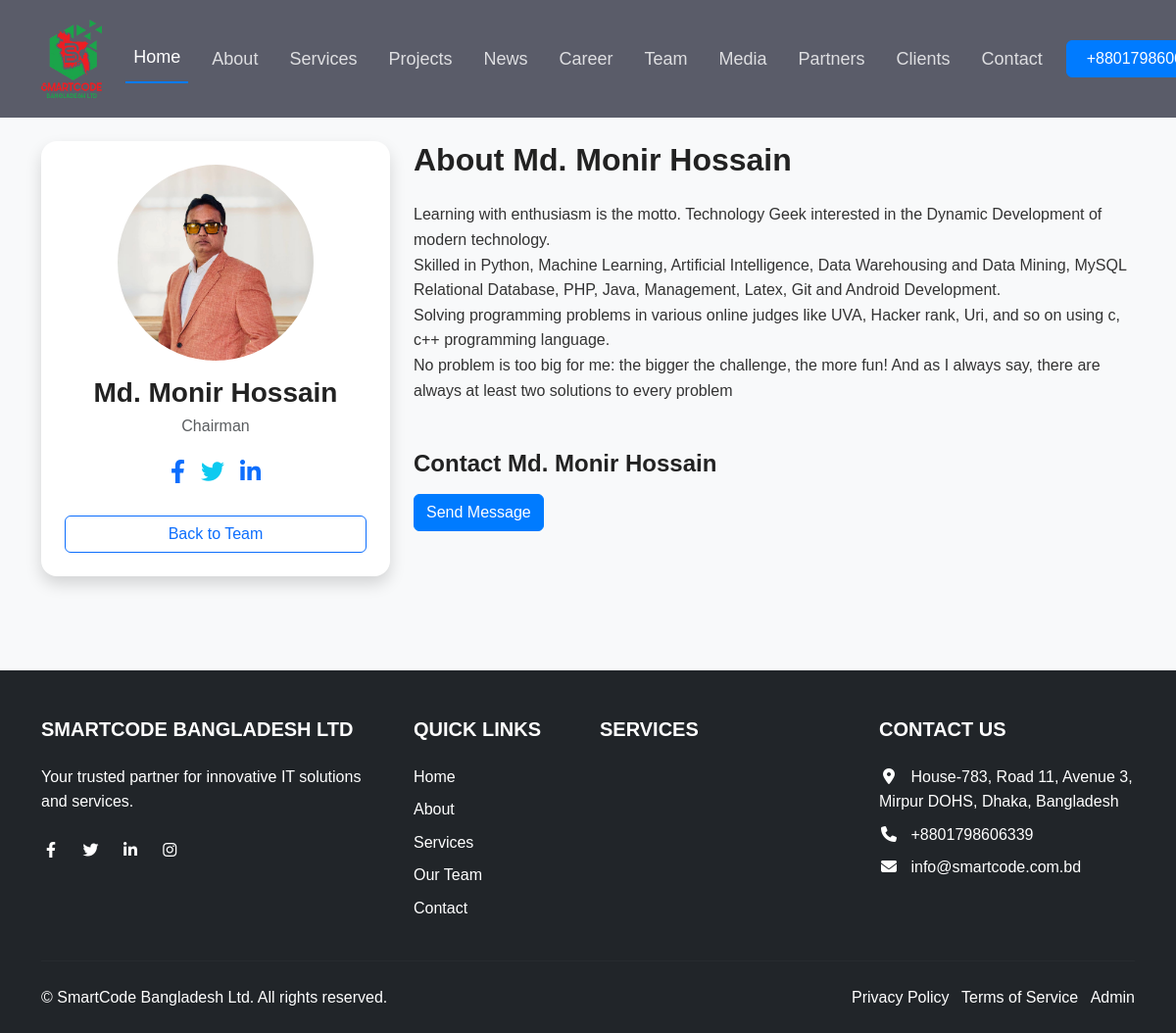
The app's page /team/1/ with its own data.
### website/models.py (models this page shows, shortened)
class SiteSetting(models.Model):
    site_name = models.CharField(max_length=200)
    logo = models.ImageField(upload_to='site/')
    favicon = models.ImageField(upload_to='site/')
    primary_color = ColorField(default='#4e73df')
    secondary_color = ColorField(default='#1cc88a')
    dark_color = ColorField(default='#5a5c69')
    light_color = ColorField(default='#f8f9fc')

class TeamMember(models.Model):
    name = models.CharField(max_length=200)
    position = models.CharField(max_length=200)
    bio = models.TextField()
    image = models.ImageField(upload_to='team/')
    facebook = models.URLField(blank=True)
    twitter = models.URLField(blank=True)
    linkedin = models.URLField(blank=True)
    order = models.PositiveIntegerField(default=0)
    class Meta:
        ordering = ['order']

### website/views.py (the view)
# urls.py: path('team/<int:member_id>/', views.team_member_detail, name='team_member_detail'),
def team_member_detail(request, member_id):
    member = get_object_or_404(TeamMember, id=member_id)
    context = {
        'settings': SiteSetting.objects.first(),
        'member': member,
        'sections': {section.section_name: section for section in PageSection.objects.all()},
    }
    return render(request, 'team_member_detail.html', context)

### templates/team_member_detail.html
{% extends 'base.html' %}
{% load static %}
{% block content %}
<section class="py-5 bg-light mt-5">
    <div class="container py-5">
        <div class="row">
            <div class="col-lg-4 mb-4 mb-lg-0">
                <div class="card shadow border-0 text-center">
                    <div class="card-body p-4">
                        <img src="{{ member.image.url }}"
                             class="img-fluid rounded-circle mb-3"
                             alt="{{ member.name }}"
                             style="width: 200px; height: 200px; object-fit: cover;">
                        <h3 class="mb-1">{{ member.name }}</h3>
                        <p class="text-muted mb-3">{{ member.position }}</p>
                        <div class="d-flex justify-content-center gap-3 mb-4">
                            {% if member.facebook %}
                            <a href="{{ member.facebook }}" target="_blank" rel="noopener noreferrer" class="text-primary fs-4"><i class="fab fa-facebook-f"></i></a>
                            {% endif %}
                            {% if member.twitter %}
                            <a href="{{ member.twitter }}" target="_blank" rel="noopener noreferrer" class="text-info fs-4"><i class="fab fa-twitter"></i></a>
                            {% endif %}
                            {% if member.linkedin %}
                            <a href="{{ member.linkedin }}" target="_blank" rel="noopener noreferrer" class="text-primary fs-4"><i class="fab fa-linkedin-in"></i></a>
                            {% endif %}
                        </div>
                        <a href="#team" class="btn btn-outline-primary w-100">Back to Team</a>
                    </div>
                </div>
            </div>
            <div class="col-lg-8">
                <h2 class="mb-4">About {{ member.name }}</h2>
                <div class="member-bio">
                    {{ member.bio|linebreaks }}
                </div>
                <div class="mt-5">
                    <h4 class="mb-3">Contact {{ member.name }}</h4>
                    <a href="#contact" class="btn btn-primary">Send Message</a>
                </div>
            </div>
        </div>
    </div>
</section>
{% endblock %}

### templates/navbar.html (shortened to what this page needs)
{% load static %}
<nav class="navbar navbar-expand-lg navbar-dark bg-dark fixed-top">
    <div class="container">
        <a class="navbar-brand" href="{% url 'home' %}">
            {% if settings.logo %}
                <img src="{{ settings.logo.url }}" alt="{{ settings.site_name }}" height="80">
            {% else %}
                {{ settings.site_name }}
            {% endif %}
        </a>
        <div class="collapse navbar-collapse" id="navbarNav">
            <ul class="navbar-nav me-auto">
                <li class="nav-item">
                    <a class="nav-link active navfont" href="/">Home</a>
                </li>
                {% if sections.about.show_section %}
                <li class="nav-item">
                    <a class="nav-link navfont" href="#about">About</a>
                </li>
                {% endif %}
                {% if sections.services.show_section %}
                <li class="nav-item">
                    <a class="nav-link navfont" href="#services">Services</a>
                </li>
                {% endif %}
                {% if sections.projects.show_section %}
                <li class="nav-item">
                    <a class="nav-link navfont" href="#projects">Projects</a>
                </li>
                {% endif %}
                {% if sections.news.show_section %}
                <li class="nav-item">
                    <a class="nav-link navfont" href="#news">News</a>
                </li>
                {% endif %}
                {% if sections.career.show_section %}
                <li class="nav-item">
                    <a class="nav-link navfont" href="#career">Career</a>
                </li>
                {% endif %}
                {% if sections.team.show_section %}
                <li class="nav-item">
                    <a class="nav-link navfont" href="#team">Team</a>
                </li>
                {% endif %}
                {% if sections.media.show_section %}
                <li class="nav-item">
                    <a class="nav-link navfont" href="#media">Media</a>
                </li>
                {% endif %}
                {% if sections.partners.show_section %}
                <li class="nav-item">
                    <a class="nav-link navfont" href="#partners">Partners</a>
                </li>
                {% endif %}
                {% if sections.clients.show_section %}
                <li class="nav-item">
                    <a class="nav-link navfont" href="#clients">Clients</a>
                </li>
                {% endif %}
                {% if sections.contact.show_section %}
                <li class="nav-item">
                    <a class="nav-link navfont" href="#contact">Contact</a>
                </li>
                {% endif %}
            </ul>
            <div class="d-flex">
                <a href="tel:{{ settings.phone_number|default:'+8801798606339' }}" class="btn btn-primary ms-2 contact-btn">
                    <span class="d-none d-lg-inline">{{ settings.phone_number|default:'+8801798606339' }}</span>
                </a>
            </div>
        </div>
    </div>
</nav>

### templates/footer.html (shortened to what this page needs)
{% load static %}
<footer class="bg-dark text-white pt-5 pb-4">
    <div class="container">
        <div class="row">
            <div class="col-lg-4 col-md-6 mb-4 mb-md-0">
                <h5 class="text-uppercase mb-4">{{ settings.site_name }}</h5>
                <p>Your trusted partner for innovative IT solutions and services.</p>
                <div class="mt-4">
                    <a href="#" class="text-white me-3"><i class="fab fa-facebook-f"></i></a>
                    <a href="#" class="text-white me-3"><i class="fab fa-twitter"></i></a>
                    <a href="#" class="text-white me-3"><i class="fab fa-linkedin-in"></i></a>
                    <a href="#" class="text-white me-3"><i class="fab fa-instagram"></i></a>
                </div>
            </div>
            <div class="col-lg-2 col-md-6 mb-4 mb-md-0">
                <h5 class="text-uppercase mb-4">Quick Links</h5>
                <ul class="list-unstyled">
                    <li class="mb-2"><a href="#home" class="text-white">Home</a></li>
                    {% if sections.about.show_section %}
                    <li class="mb-2"><a href="#about" class="text-white">About</a></li>
                    {% endif %}
                    {% if sections.services.show_section %}
                    <li class="mb-2"><a href="#services" class="text-white">Services</a></li>
                    {% endif %}
                    {% if sections.team.show_section %}
                    <li class="mb-2"><a href="#team" class="text-white">Our Team</a></li>
                    {% endif %}
                    {% if sections.contact.show_section %}
                    <li class="mb-2"><a href="#contact" class="text-white">Contact</a></li>
                    {% endif %}
                </ul>
            </div>
            {% if sections.services.show_section %}
            <div class="col-lg-3 col-md-6 mb-4 mb-md-0">
                <h5 class="text-uppercase mb-4">Services</h5>
            </div>
            {% endif %}
            <div class="col-lg-3 col-md-6">
                <h5 class="text-uppercase mb-4">Contact Us</h5>
                <ul class="list-unstyled">
                    <li class="mb-2"><i class="fas fa-map-marker-alt me-2"></i> House-783, Road 11, Avenue 3, Mirpur DOHS, Dhaka, Bangladesh</li>
                    <li class="mb-2"><i class="fas fa-phone me-2"></i> +8801798606339</li>
                    <li class="mb-2"><i class="fas fa-envelope me-2"></i> info@smartcode.com.bd</li>
                </ul>
            </div>
        </div>
        <hr class="my-4" style="border-color: rgba(255,255,255,0.1);">
        <div class="row align-items-center">
            <div class="col-md-6 text-center text-md-start">
                <p class="mb-0">&copy; {{ current_year }} {{ settings.site_name }}. All rights reserved.</p>
            </div>
            <div class="col-md-6 text-center text-md-end">
                <ul class="list-inline mb-0">
                    <li class="list-inline-item"><a href="#" class="text-white">Privacy Policy</a></li>
                    <li class="list-inline-item"><a href="#" class="text-white">Terms of Service</a></li>
                    <li class="list-inline-item"><a href="{% url 'admin:index' %}" class="text-white">Admin</a></li>
                </ul>
            </div>
        </div>
    </div>
</footer>

### static/css/style.css (style rules this page uses)
:root { --primary: #007bff; --secondary: #1cc88a; --dark: #5a5c69; --light: #f8f9fc; }
body { font-family: 'Poppins', sans-serif; color: #333; line-height: 1.6; overflow-x: hidden; }
h1, h2, h3, h4, h5, h6 { font-family: 'Montserrat', sans-serif; font-weight: 700; color: #222; }
.text-white, .text-white h1, .text-white h2, .text-white h3, .text-white h4, .text-white h5, .text-white h6, .text-white a, .text-white span, .text-white li, .text-white div { color: white !important; }
.navfont { font-size: large; }
.btn-primary { background-color: var(--primary); border-color: var(--primary); color: #fff; }
.card, .service-card, .feature-item, .team-member-card { border-radius: 1rem !important; transition: transform 0.3s ease, box-shadow 0.3s ease; }

### templates/navbar.html (style rules this page uses)
.navbar { background-color: var(--dark) !important; padding: 15px 0; transition: all 0.3s ease; }
.navbar-brand img { transition: all 0.3s ease; }
.nav-link { color: rgba(255, 255, 255, 0.8) !important; font-weight: 500; margin: 0 8px; position: relative; transition: all 0.2s ease; }
.nav-link:hover, .nav-link.active { color: white !important; transform: translateY(-2px); }
.nav-link.active::after { content: ''; position: absolute; bottom: -5px; left: 0; width: 100%; height: 2px; background-color: var(--primary); transform: scaleX(1); transition: transform 0.3s ease; }
.nav-link:not(.active)::after { content: ''; position: absolute; bottom: -5px; left: 0; width: 100%; height: 2px; background-color: var(--primary); transform: scaleX(0); transition: transform 0.3s ease; }

### templates/footer.html (style rules this page uses)
footer a { text-decoration: none; transition: all 0.3s ease; }
footer .fab, footer .fas { width: 20px; text-align: center; }
footer ul li { line-height: 1.6; }

### records on screen
SiteSetting: logo (picture), site_name "SMARTCODE BANGLADESH LTD", site_name "SmartCode Bangladesh Ltd"
TeamMember: image (picture), name "Md. Monir Hossain", position "Chairman", bio "Learning with enthusiasm is the motto. Technology Geek interested in the Dynamic Development of modern technology. Skilled in Python, Machine Learning, Artificial Intelligence, Data Warehousing and Data Mining, MySQL Relational Database, PHP, Java, Management, Latex, Git and Android Development. Solving programming problems in various online judges like UVA, Hacker rank, Uri, and so on using c, c++ programming language. No problem is too big for me: the bigger the challenge, the more fun! And as I always say, there are always at least two solutions to every problem"
